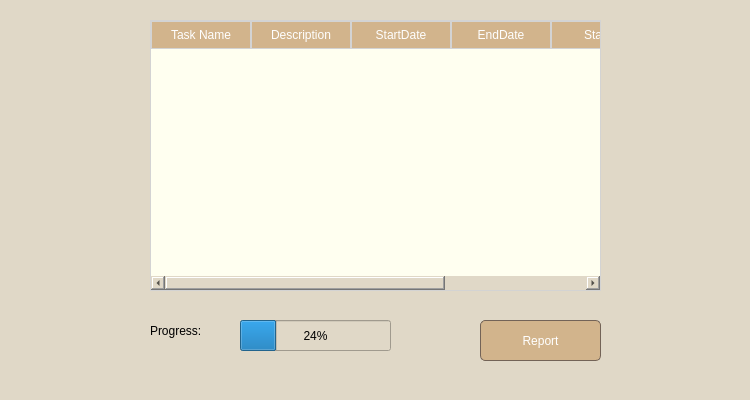
<?xml version="1.0" encoding="UTF-8"?>
<ui version="4.0">
 <class>Form</class>
 <widget class="QWidget" name="Form">
  <property name="geometry">
   <rect>
    <x>0</x>
    <y>0</y>
    <width>750</width>
    <height>400</height>
   </rect>
  </property>
  <property name="windowTitle">
   <string>Form</string>
  </property>
  <property name="styleSheet">
   <string notr="true">background-color: #e0d8c7;</string>
  </property>
  <widget class="QTableWidget" name="tableWidget">
   <property name="geometry">
    <rect>
     <x>150</x>
     <y>20</y>
     <width>451</width>
     <height>271</height>
    </rect>
   </property>
   <property name="styleSheet">
    <string notr="true">QTableView {
    background-color: #fffff0; 
    border: 1px solid #d3d3d3; 
}
QHeaderView::section {
    background-color: #D2B48C; 
    color: white; 
    padding: 4px;
    border: 1px solid #d3d3d3; 
}
QTableView::item {
    border-bottom: 2px solid #d3d3d3;
}
QTableView::item:selected {
    background-color: #A9A9A9;
}
QTableView::item:hover {
    background-color: #F1E0B6; 
}
QTableView {
    font: 12pt &quot;Arial&quot;; 
}

QTableView::item {
    text-align: center; 
}
QScrollBar:vertical {
    border: 1px solid #ffffff; 
    background: #fffff0; 
    width: 10px;
    margin: 0px 0px 0px 0px;
}

QScrollBar::handle:vertical {
    background: #F1E0B6; 
    min-height: 20px; 
}
QScrollBar:horizontal {
    border: 1px solid #ffffff; 
    background: #fffff0;
    height: 10px; 
    margin: 0px 0px 0px 0px;
}

QScrollBar::handle:horizontal {
    background: #F1E0B6; 
    min-width: 20px; 
}

QScrollBar::add-line:horizontal,
QScrollBar::sub-line:horizontal {
    border: none;
    background: none; 
}

QScrollBar::add-page:horizontal,
QScrollBar::sub-page:horizontal {
    background: none; 
}



</string>
   </property>
   <column>
    <property name="text">
     <string>Task Name</string>
    </property>
   </column>
   <column>
    <property name="text">
     <string>Description</string>
    </property>
   </column>
   <column>
    <property name="text">
     <string>StartDate</string>
    </property>
   </column>
   <column>
    <property name="text">
     <string>EndDate</string>
    </property>
   </column>
   <column>
    <property name="text">
     <string>Status</string>
    </property>
   </column>
   <column>
    <property name="text">
     <string>Assigned To</string>
    </property>
   </column>
  </widget>
  <widget class="QLabel" name="label">
   <property name="geometry">
    <rect>
     <x>150</x>
     <y>310</y>
     <width>81</width>
     <height>41</height>
    </rect>
   </property>
   <property name="styleSheet">
    <string notr="true">font: 20pt  &quot;Times New Roman&quot;;
</string>
   </property>
   <property name="text">
    <string>Progress:</string>
   </property>
  </widget>
  <widget class="QProgressBar" name="progressBar">
   <property name="geometry">
    <rect>
     <x>240</x>
     <y>320</y>
     <width>151</width>
     <height>31</height>
    </rect>
   </property>
   <property name="value">
    <number>24</number>
   </property>
  </widget>
  <widget class="QPushButton" name="pushButton">
   <property name="geometry">
    <rect>
     <x>480</x>
     <y>320</y>
     <width>121</width>
     <height>41</height>
    </rect>
   </property>
   <property name="styleSheet">
    <string notr="true">#pushButton {
    background-color: #D2B48C; 
    color: #ffffff; 
    padding: 10px 20px; 
    border: 1px solid #736357; 
    border-radius: 5px; 
}

#pushButton:hover {
    background-color: #F1E0B6; 
}

#pushButton:pressed {
    background-color: #1f618d;
}
</string>
   </property>
   <property name="text">
    <string>Report</string>
   </property>
  </widget>
 </widget>
 <resources/>
 <connections/>
</ui>
